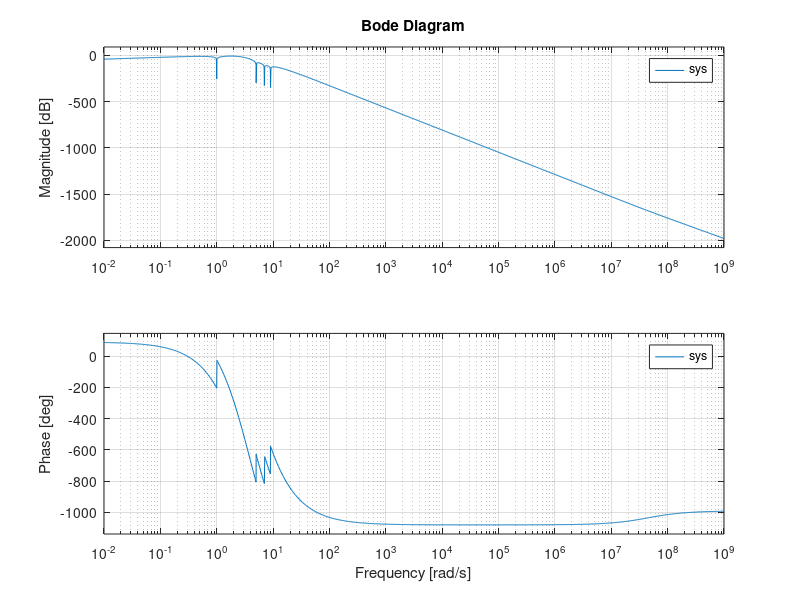

Write MATLAB code to recreate this figure.
% Uppgift 4

roots = [0 -i i -5i 5i -7i 7i -9i 9i, -(4^21/(5^2*7^2*9^2))];
num = poly(roots);
proots = -4*ones(1,21);
den = poly(proots);
sys = tf(num,den);
bode(sys)
grid on

% 21 poler

